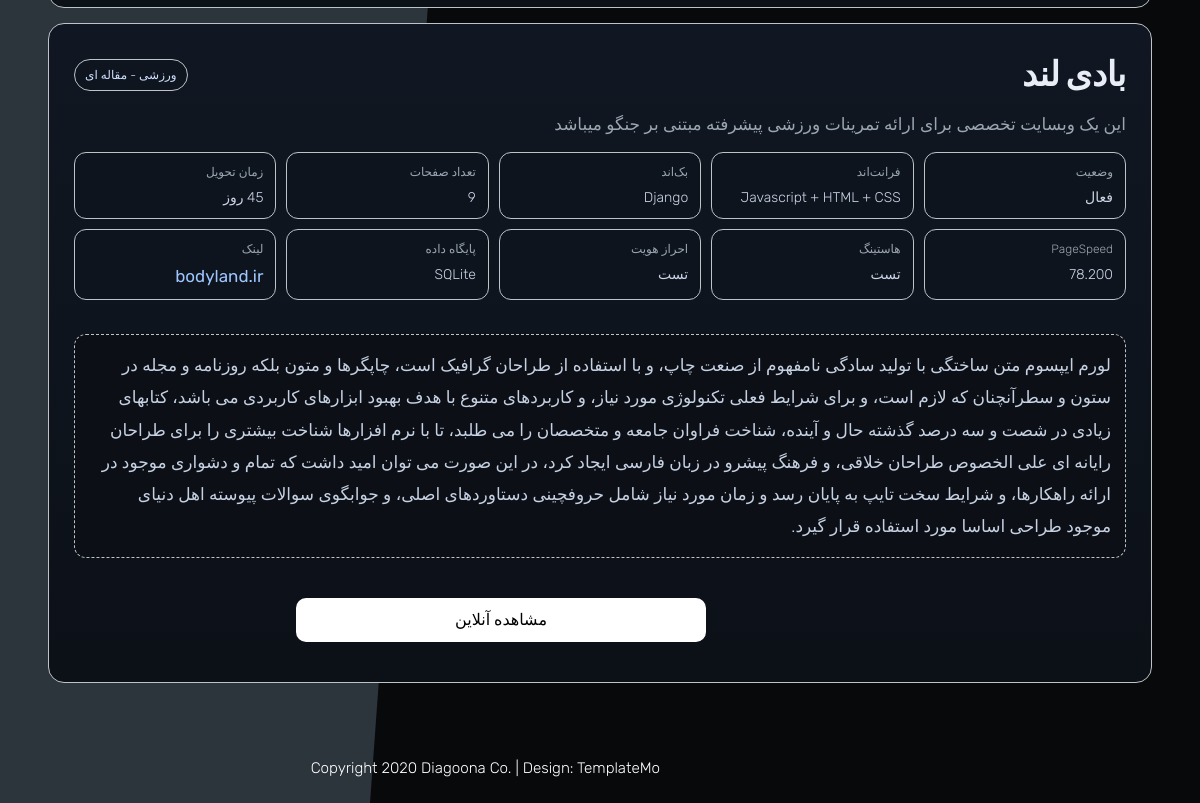
The page /service/1/ (lower part) on the database as committed earlier.
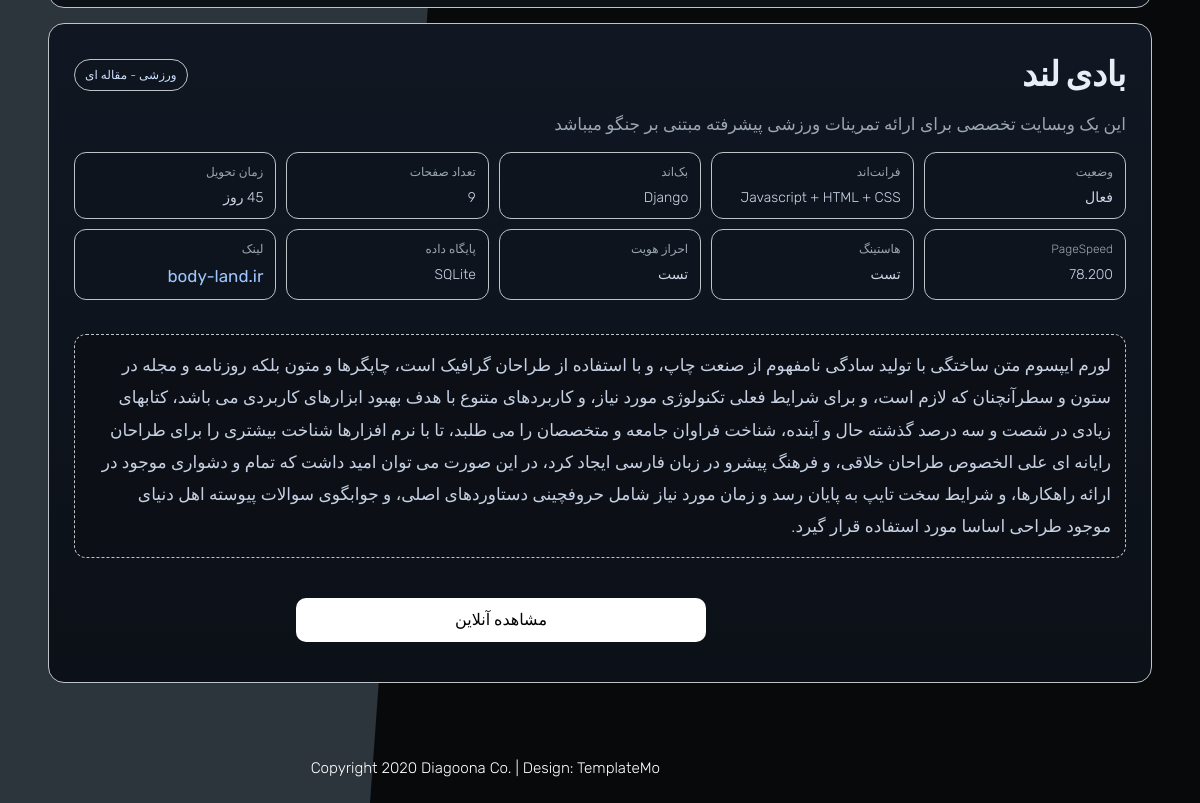
The same page on the database as committed later.
### service/models.py (models this page shows)
class Service(models.Model):
    name = models.CharField(("نام وبسایت"), max_length=20)
    short_discription = models.TextField((" توضیحات کوتاه "), max_length=100, null=True, blank=True)
    long_discription = models.TextField((" توضیحات بلند "), null=True, blank=True)
    category = models.CharField(("دسته بندی"), max_length=20)
    lable = models.ImageField(("پوستر"),upload_to='image/', null=True, blank=True)
    link = models.CharField(("لینک"),max_length=50)
    frontend = models.CharField(max_length=100, null=True, blank=True)
    backend = models.CharField(max_length=100, null=True, blank=True)
    hosting = models.CharField(max_length=100, null=True, blank=True)
    authentication = models.CharField(max_length=100, null=True, blank=True)
    delivery_time = models.CharField(max_length=100, null=True, blank=True)
    pagespeed = models.DecimalField(max_digits=5,decimal_places=3,  null=True, blank=True)
    status = models.CharField(max_length=100, null=True, blank=True)
    pages = models.IntegerField(("تعداد صفحات"), max_length=3, default='1')
    media_management_system = models.CharField(("سیستم مدیریت محتوا"), null=True, blank=True)
    database = models.CharField(("پایگاه داده"), default='SQLite')
    language = models.CharField(('زبان'), null=True, blank=True )
    target_devices = models.CharField(("دستگاه های هدف"),  null=True, blank=True )
    image_1 = models.ImageField(('تصویر'), upload_to='image/', null=True, blank=True)
    image_2 = models.ImageField(('تصویر'), upload_to='image/', null=True, blank=True)
    image_3 = models.ImageField(('تصویر'), upload_to='image/', null=True, blank=True)
    image_4 = models.ImageField(('تصویر'), upload_to='image/', null=True, blank=True)
    image_5 = models.ImageField(('تصویر'), upload_to='image/', null=True, blank=True)
    image_6 = models.ImageField(('تصویر'), upload_to='image/', null=True, blank=True)
    image_7 = models.ImageField(('تصویر'), upload_to='image/', null=True, blank=True)
    image_8 = models.ImageField(('تصویر'), upload_to='image/', null=True, blank=True)

### service/views.py (the view)
# urls.py: path('<int:pk>/', views.service_detail, name='detail'),
def service_detail(request, pk):
    service = get_object_or_404(Service, pk=pk)
    image_fields = [
        service.image_1, service.image_2, service.image_3, service.image_4,
        service.image_5, service.image_6, service.image_7, service.image_8
    ]
    images = [img for img in image_fields if img]
    return render(request, "service/service_detail.html", {
        "service": service,
        "images": images
    })

### service/templates/service/service_detail.html (shortened to what this page needs)
{% extends 'base.html' %}
{% load static %}
{% block content %}
  <div class="srv-d-wrap">
    <div class="srv-d-container">
      <section class="srv-d-hero-2">
      </section>
      <section class="srv-d-hero">
        <div>
          <div class="srv-d-title-row">
            <h1 class="srv-d-title">{{ service.name }}</h1>
            {% if service.category %}
              <span class="srv-d-badge">{{ service.category }}</span>
            {% endif %}
          </div>
          {% if service.short_discription %}
            <p class="srv-d-muted" style="margin:6px 0 12px">{{ service.short_discription }}</p>
          {% endif %}
          <div class="srv-d-kv">
            {% if service.status %}
              <div class="it">
                <span class="k">وضعیت</span>{{ service.status }}
              </div>
            {% endif %}
            {% if service.frontend %}
              <div class="it">
                <span class="k">فرانت‌اند</span>{{ service.frontend }}
              </div>
            {% endif %}
            {% if service.backend %}
              <div class="it">
                <span class="k">بک‌اند</span>{{ service.backend }}
              </div>
            {% endif %}
            {% if service.pages %}
            <div class="it">
              <span class="k">تعداد صفحات</span>{{ service.pages }}
            </div>
            {% endif %}
            {% if service.delivery_time %}
              <div class="it">
                <span class="k">زمان تحویل</span>{{ service.delivery_time }}
              </div>
            {% endif %}
            {% if service.pagespeed %}
              <div class="it">
                <span class="k">PageSpeed</span>{{ service.pagespeed }}
              </div>
            {% endif %}
            {% if service.hosting %}
              <div class="it">
                <span class="k">هاستینگ</span>{{ service.hosting }}
              </div>
            {% endif %}
            {% if service.authentication %}
              <div class="it">
                <span class="k">احراز هویت</span>{{ service.authentication }}
              </div>
            {% endif %}
            {% if service.database %}
              <div class="it">
                <span class="k">پایگاه داده</span>{{ service.database }}
              </div>
            {% endif %}
            {% if service.link %}
              <div class="it" style= "font-size: 17px; font-weight: 400;">
                <span class="k">لینک</span>
                <a href="https://{{ service.link }}" target="_blank" rel="noopener" style="color:#9ec5ff">{{ service.link }}</a>
              </div>
            {% endif %}
          </div>
          <br>
          {% if service.long_discription %}
            <div class="srv-d-long">{{ service.long_discription }}</div>
          {% endif %}
          <br>
          <a href="https://{{ service.link }}" class="btn btn-primary"
          style="
          width: 410px;
          margin-bottom: 15px;
          margin-top: 15px;
          margin-right: 420px;
          border-radius: 10px;
            ">مشاهده آنلاین</a>
        </div>
      </section>
    </div>
  </div>
{% endblock %}

Rows that differ between the two databases and show on the page:
changed Service "بادی لند": link "bodyland.ir" → "body-land.ir"
